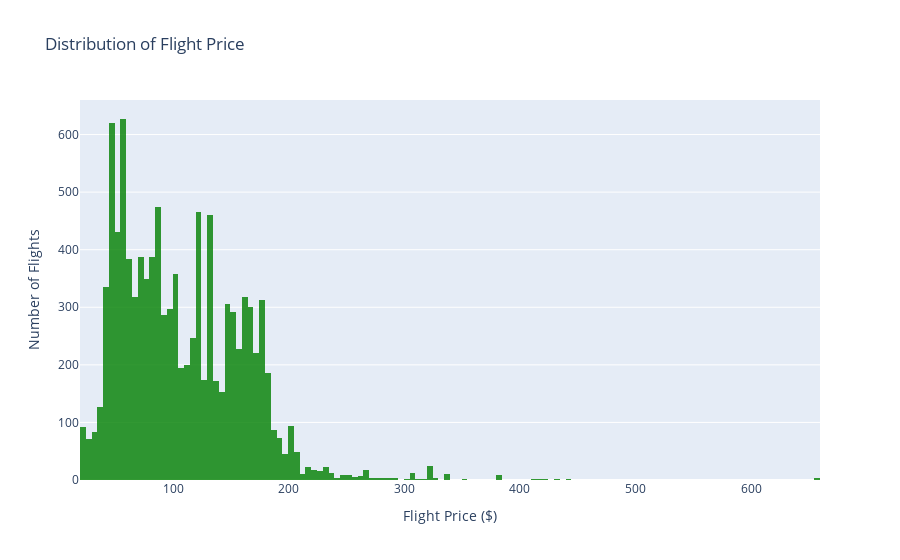

The code cell stored with this chart in its notebook:
### Code cell
# Histogram for Flight Price
import plotly.express as px
fig = px.histogram(final_df, x="price_usd",
                   title='Distribution of Flight Price',
                   opacity=0.8,
                   color_discrete_sequence=['green']
                   )

fig.update_layout(
    xaxis_title='Flight Price ($)',  # x-axis label
    yaxis_title='Number of Flights'      # y-axis label
)


fig.show()

### Figure 1 — Plotly figure (JSON) as saved in the notebook; plotly's stock layout.template omitted (floating-point values rounded to 4 significant figures; data arrays with more than 128 entries replaced by an {"elided": "..."} marker saying what was removed)
{"data": [{"alignmentgroup": "True", "bingroup": "x", "hovertemplate": "price_usd=%{x}<br>count=%{y}<extra></extra>", "legendgroup": "", "marker": {"color": "green", "opacity": 0.8, "pattern": {"shape": ""}}, "name": "", "offsetgroup": "", "orientation": "v", "showlegend": false, "type": "histogram", "x": {"elided": "10438 int values"}, "xaxis": "x", "yaxis": "y"}], "layout": {"autosize": true, "barmode": "relative", "legend": {"tracegroupgap": 0}, "title": {"text": "Distribution of Flight Price"}, "xaxis": {"anchor": "y", "autorange": true, "domain": [0, 1], "range": [19.5, 659.5], "title": {"text": "Flight Price ($)"}, "type": "linear"}, "yaxis": {"anchor": "x", "autorange": true, "domain": [0, 1], "range": [0, 660], "title": {"text": "Number of Flights"}}}}
